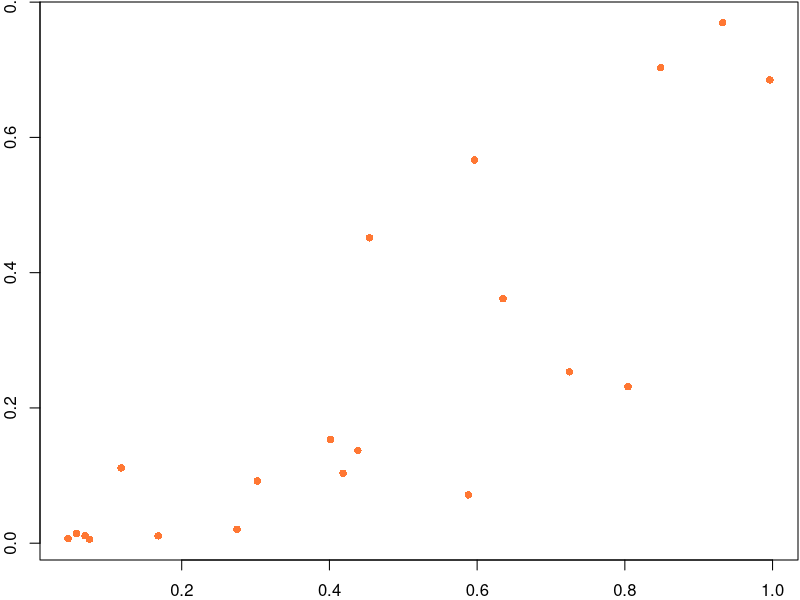

Generate this figure with R:
X11(width=5, height=3)

x <- runif(20)
y <- runif(20) * x

# png(file = 'img/vector-scatter_plot.png', width=300, height=180)
par(mar=c(2, 2, 0.1, 0.1))
plot(x, y, type='p', pch=16, col='#ff7733')
# dev.off()

# Wait for mouse click or enter pressed
z <- locator(1)
